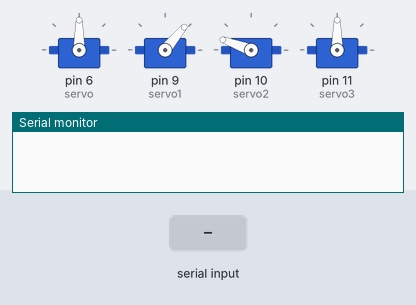
This sketch was run on a simulated Arduino Uno, built with avr-gcc and run on an emulated ATmega328P. Shown: 4 × servo, the last lines printed to the serial monitor. The test bench sets the inputs (shaded band).

Above: at 1.2 s.
1.3 s: "4021\n" received over Serial
At 4.0 s:
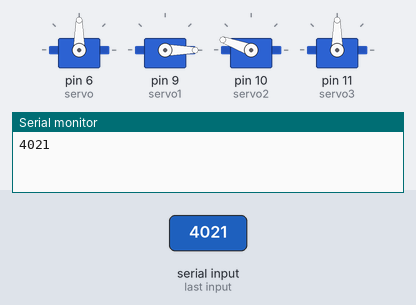
4.3 s: "6\n" received over Serial
At 5.1 s:
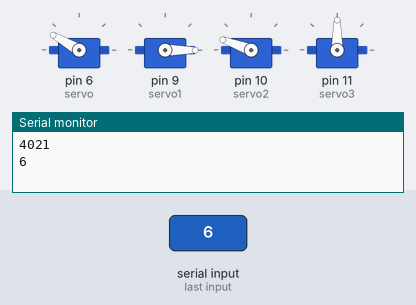
5.8 s: "5\n" received over Serial
At 6.7 s:
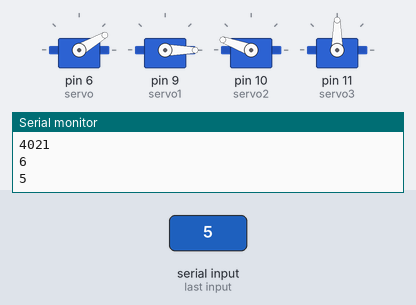
7.3 s: "4011\n" received over Serial
At 9.7 s:
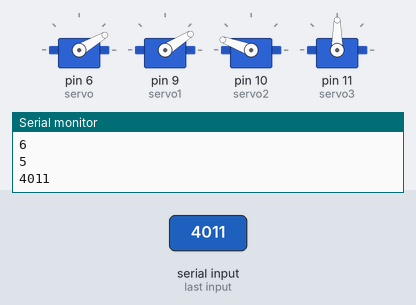
10.3 s: "6\n" received over Serial
At 10.9 s:
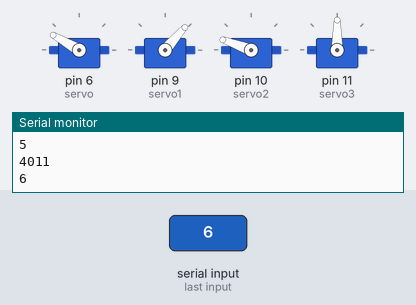
11.8 s: "4021\n" received over Serial
Timing chart, 0 to 15.1 s (numbered marks = the images above; inputs shaded):
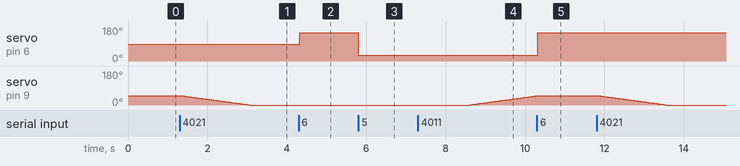

Measured:
- after the input at 1.3 s, servo on pin 9 (servo1): moves from 50° to 0° over 1.7 s, starting at once
- after the input at 4.3 s, servo on pin 6 (servo): 90° → 150° at once
- after the input at 5.8 s, servo on pin 6 (servo): 150° → 30° at once
- after the input at 7.3 s, servo on pin 9 (servo1): moves from 0° to 49° over 1.7 s, starting after 1.3 s
- after the input at 10.3 s, servo on pin 6 (servo): 30° → 150° at once; servo on pin 9 (servo1): stays 49° (without the input it goes to 50° after 0.02 s)

The sketch:

Controls.ino
```cpp
#include <Servo.h>

int val;
int angle1, angle2, angle3;
int charsRead;
int chose;
char buffer[10];
Servo servo, servo1, servo2, servo3;

void setup() {
  Serial.begin(9600);
  servo.attach(6);

  servo1.attach(9);
  servo1.write(50);
  angle1 = servo1.read();

  servo2.attach(10);
  servo2.write(160);
  angle2 = servo2.read();

  servo3.attach(11);
  servo3.write(90);
  angle3 = servo3.read();
}

void loop() {
    if (val == 6) {
      servo.write(150);
    }
    else if (val == 5) {
      servo.write(30);
    }
   else if(val == 4021){
       servo1.write(angle1--);
       delay(35);
       }
       else if (val == 4011){
         servo1.write(angle1++);
         delay(35);
         }
      else if(val == 4022 || val == 4012){
        servo1.write(angle1);
        }

        else if (val == 3021){
          servo2.write(angle2--);
          delay(35);
          }
          else if (val == 3011){
            servo2.write(angle2++);
            delay(35);
            }
            else if (val == 3022 || val == 3012){
              servo2.write(angle2);
              }

              else if (val == 2021){
                servo3.write(angle3--);
                delay(35);
                }
                else if (val == 2011){
                  servo3.write(angle3++);
                  delay(36);
                  }
                  else if(val == 2022 || val == 2012){
                    servo3.write(angle3);
                    }

          serialCheck();
}

void serialCheck(){
  while(Serial.available() > 0){
    charsRead = Serial.readBytesUntil('\n', buffer, sizeof(buffer) - 1);
    buffer[charsRead] = '\0';
    val = atoi(buffer);
    Serial.println(val);
    }
  }
```
